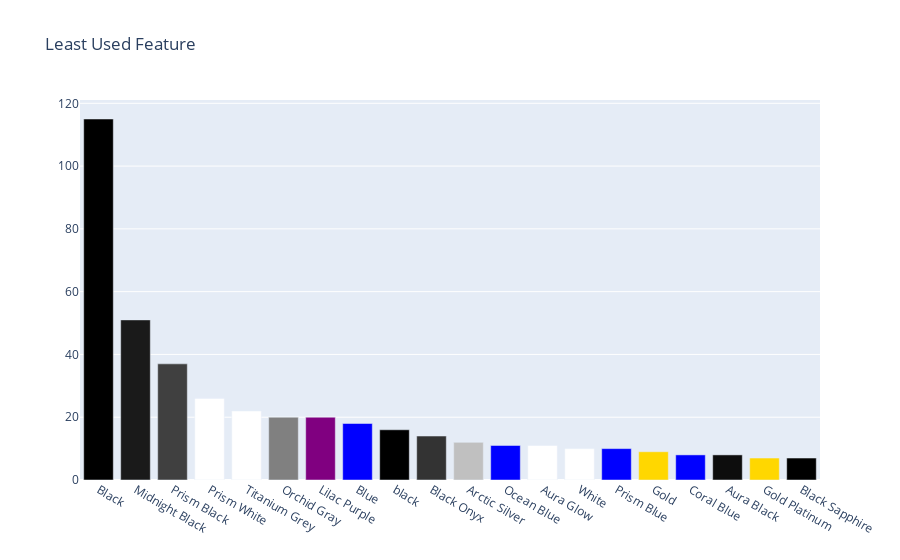

The code cell stored with this chart in its notebook:
### Markdown cell above
#### Samsung color visualization

### Code cell
colors = n


fig = go.Figure(data=[go.Bar(
    x=phone_colour.index,
    y=phone_colour.values,
    marker_color=colors # marker color can be a single color value or an iterable
)])
fig.update_layout(title_text='Least Used Feature')

### Figure 1 — Plotly figure (JSON) as saved in the notebook; plotly's stock layout.template omitted (floating-point values rounded to 4 significant figures)
{"data": [{"marker": {"color": ["  #000000", "  #1a1a1a", " #404040", "white", "white", "grey", "purple", "blue", "  #000000", " #333333", "silver", "blue", "white", "white", "blue", "gold", "blue", " #0d0d0d", "gold", "  #000000"]}, "type": "bar", "x": ["Black", "Midnight Black", "Prism Black", "Prism White", "Titanium Grey", "Orchid Gray", "Lilac Purple", "Blue", "black", "Black Onyx", "Arctic Silver", "Ocean Blue", "Aura Glow", "White", "Prism Blue", "Gold", "Coral Blue", "Aura Black", "Gold Platinum", "Black Sapphire"], "y": [115, 51, 37, 26, 22, 20, 20, 18, 16, 14, 12, 11, 11, 10, 10, 9, 8, 8, 7, 7]}], "layout": {"title": {"text": "Least Used Feature"}}}
